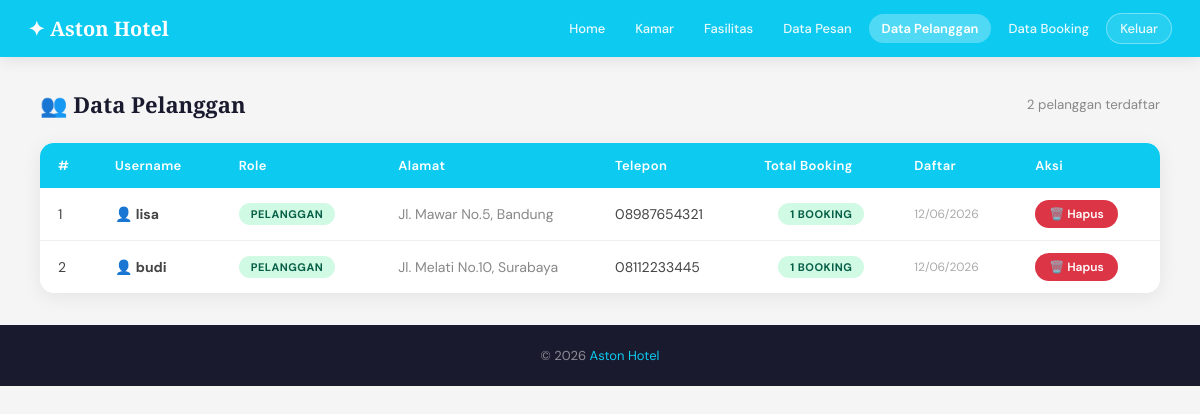
Screenshot of /admin/data_pelanggan.php (signed in) with the database file from the repository.
### tables this page shows
CREATE TABLE users (
  id INT AUTO_INCREMENT PRIMARY KEY,
  username VARCHAR(50) NOT NULL UNIQUE,
  password VARCHAR(255) NOT NULL,
  role ENUM('admin','pelanggan') NOT NULL DEFAULT 'pelanggan',
  alamat TEXT,
  telepon VARCHAR(20),
  created_at TIMESTAMP DEFAULT CURRENT_TIMESTAMP
);

### includes/config.php (called while the page is built, shortened)
<?php
function safeQuery($conn, $sql) {
    $result = $conn->query($sql);
    $rows = [];
    while ($r = $result->fetch_assoc()) {
        $rows[] = $r;
    }
    return $rows;
}
?>

### admin/data_pelanggan.php (the view, shortened to what this page needs)
<?php
require_once '../includes/config.php';
$data = safeQuery($conn, "SELECT u.*, COUNT(p.id) as total_booking
    FROM users u
    LEFT JOIN pemesanan p ON u.id = p.user_id
    WHERE u.role = 'pelanggan'
    GROUP BY u.id
    ORDER BY u.created_at DESC");
?>
<!DOCTYPE html>
<html lang="id">
<head>
<link rel="stylesheet" href="../css/style.css">
</head>
<body>
<nav class="navbar">
  <a class="navbar-brand" href="home.php">✦ Aston Hotel</a>
  <div class="nav-links">
    <a href="home.php">Home</a>
    <a href="kamar.php">Kamar</a>
    <a href="fasilitas.php">Fasilitas</a>
    <a href="data_pesan.php">Data Pesan</a>
    <a href="data_pelanggan.php" class="active">Data Pelanggan</a>
    <a href="data_booking.php">Data Booking</a>
    <button onclick="showModalKeluar()" class="btn-keluar" style="color:white; font-size:13px; font-weight:500; padding:6px 13px; border-radius:20px; border:1px solid rgba(255,255,255,0.4); background:rgba(255,255,255,0.12); cursor:pointer; font-family:inherit; opacity:0.9;">Keluar</button>
  </div>
</nav>
<div class="admin-wrap">
  <div class="page-title">
    <h5>👥 Data Pelanggan</h5>
    <small style="color:#888"><?= count($data) ?> pelanggan terdaftar</small>
  </div>
  <div class="table-wrap">
    <table>
      <thead>
        <tr>
          <th>#</th>
          <th>Username</th>
          <th>Role</th>
          <th>Alamat</th>
          <th>Telepon</th>
          <th>Total Booking</th>
          <th>Daftar</th>
          <th>Aksi</th>
        </tr>
      </thead>
      <tbody>
        <?php foreach ($data as $i => $u): ?>
        <tr>
          <td><?= $i+1 ?></td>
          <td><strong>👤 <?= htmlspecialchars($u['username']) ?></strong></td>
          <td><span class="badge badge-pelanggan">Pelanggan</span></td>
          <td style="color:#888; max-width:180px;"><?= htmlspecialchars($u['alamat']) ?></td>
          <td><?= htmlspecialchars($u['telepon']) ?></td>
          <td style="text-align:center;">
            <span class="badge badge-aktif"><?= $u['total_booking'] ?> booking</span>
          </td>
          <td style="color:#aaa; font-size:12px;"><?= date('d/m/Y', strtotime($u['created_at'])) ?></td>
          <td>
            <a href="data_pelanggan.php?hapus=<?= $u['id'] ?>" class="btn btn-danger btn-sm"
               onclick="return confirm('Hapus pelanggan ini? Semua booking terkait juga akan terhapus!')">
               🗑️ Hapus
            </a>
          </td>
        </tr>
        <?php endforeach; ?>
      </tbody>
    </table>
  </div>
</div>
<footer><p>&copy; 2026 <span>Aston Hotel</span></p></footer>
</body>
</html>

### css/style.css (style rules this page uses)
:root { --cyan: #0dcaf0; --cyan-dark: #0aa8cc; --gold: #c9a84c; --dark: #1a1a2e; --cream: #faf8f4; --gray: #6c757d; --light: #f5f5f5; --success: #198754; --danger: #dc3545; --warning: #ffc107; }
* { margin: 0; padding: 0; box-sizing: border-box; }
body { font-family: 'DM Sans', sans-serif; background: var(--light); color: var(--dark); }
.navbar { background: var(--cyan); padding: 13px 28px; display: flex; align-items: center; justify-content: space-between; flex-wrap: wrap; gap: 8px; box-shadow: 0 2px 15px rgba(0,0,0,0.1); position: sticky; top: 0; z-index: 100; }
.navbar-brand { color: white; font-family: 'Playfair Display', serif; font-size: 20px; font-weight: 700; text-decoration: none; }
.nav-links { display: flex; align-items: center; flex-wrap: wrap; gap: 4px; }
.nav-links a { color: white; text-decoration: none; font-size: 13px; font-weight: 500; padding: 6px 13px; border-radius: 20px; transition: background 0.2s; opacity: 0.9; }
.nav-links a.active { background: rgba(255,255,255,0.28); font-weight: 600; opacity: 1; }
.nav-links button.btn-keluar { color: white; font-size: 13px; font-weight: 500; padding: 6px 13px; border-radius: 20px; border: 1px solid rgba(255,255,255,0.4); background: rgba(255,255,255,0.12); cursor: pointer; opacity: 0.9; transition: background 0.2s; font-family: inherit; }
.btn { display: inline-block; padding: 8px 18px; border-radius: 30px; font-size: 13px; font-weight: 600; border: none; cursor: pointer; transition: all 0.2s; text-decoration: none; font-family: 'DM Sans', sans-serif; }
.btn-sm { padding: 6px 14px; font-size: 12px; }
.btn-danger { background: var(--danger); color: white; }
.admin-wrap { padding: 32px 40px; }
.page-title { display: flex; align-items: center; justify-content: space-between; margin-bottom: 24px; flex-wrap: wrap; gap: 12px; }
.page-title h5 { font-family: 'Playfair Display', serif; font-size: 22px; }
.table-wrap { background: white; border-radius: 14px; overflow: hidden; box-shadow: 0 4px 20px rgba(0,0,0,0.07); overflow-x: auto; }
table { width: 100%; border-collapse: collapse; min-width: 500px; }
thead { background: var(--cyan); color: white; }
thead th { padding: 14px 18px; font-size: 13px; font-weight: 600; letter-spacing: 0.4px; text-align: left; white-space: nowrap; }
tbody tr { border-bottom: 1px solid #f0f0f0; transition: background 0.15s; }
tbody tr:last-child { border-bottom: none; }
tbody td { padding: 12px 18px; font-size: 14px; color: #444; vertical-align: middle; }
.badge { display: inline-block; padding: 4px 12px; border-radius: 30px; font-size: 11px; font-weight: 700; letter-spacing: 0.5px; text-transform: uppercase; }
.badge-pelanggan { background: #d1fae5; color: #065f46; }
.badge-aktif { background: #d1fae5; color: #065f46; }
footer { background: var(--dark); color: rgba(255,255,255,0.5); text-align: center; padding: 22px; font-size: 13px; margin-top: 0; }
footer span { color: var(--cyan); }

### rows the page displays
users: username "lisa", alamat "Jl. Mawar No.5, Bandung", telepon "08987654321", total_booking "1", created_at "12/06/2026"
users: username "budi", alamat "Jl. Melati No.10, Surabaya", telepon "08112233445", total_booking "1", created_at "12/06/2026"

### other values shown
count($data) "2"
